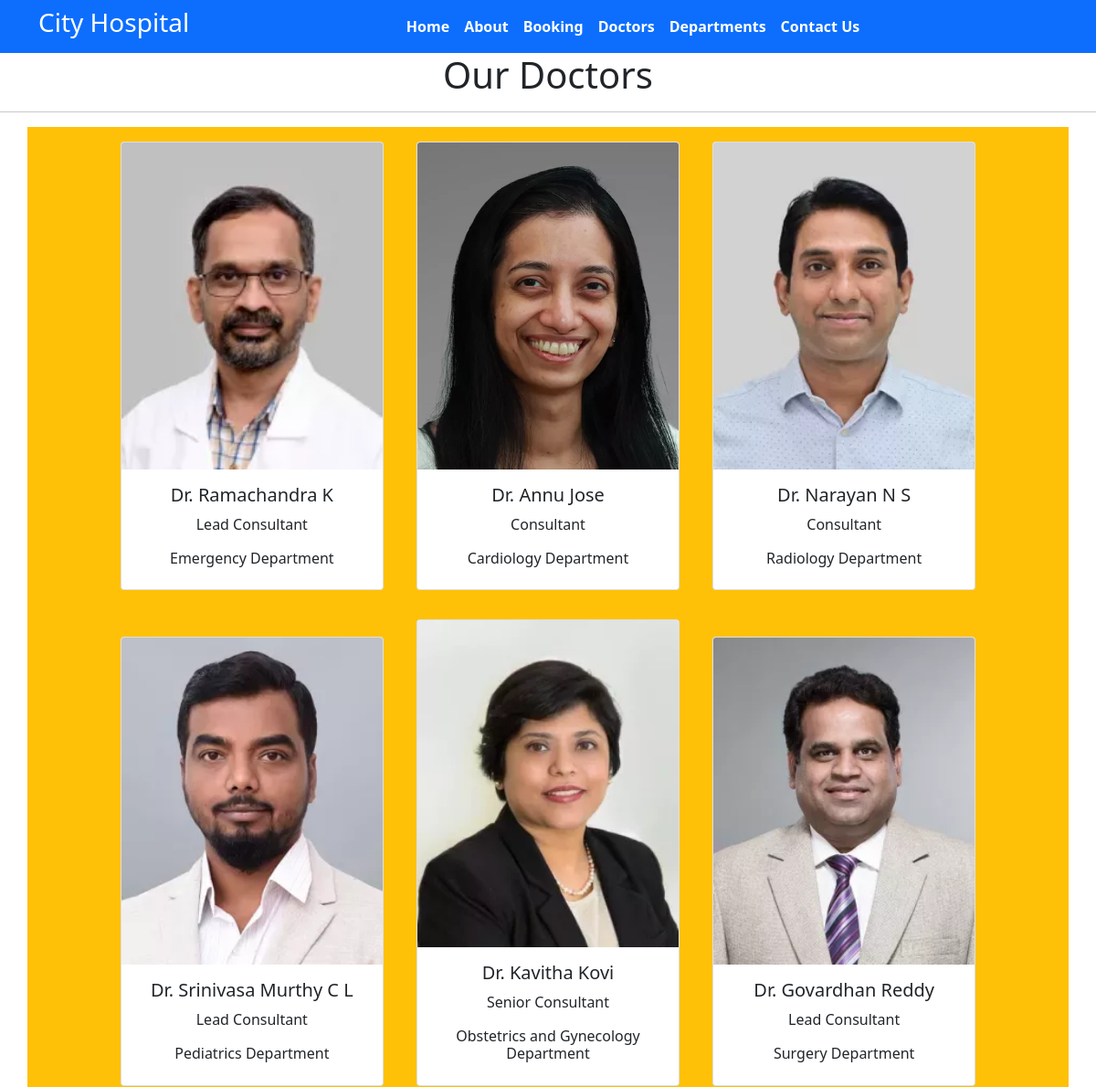
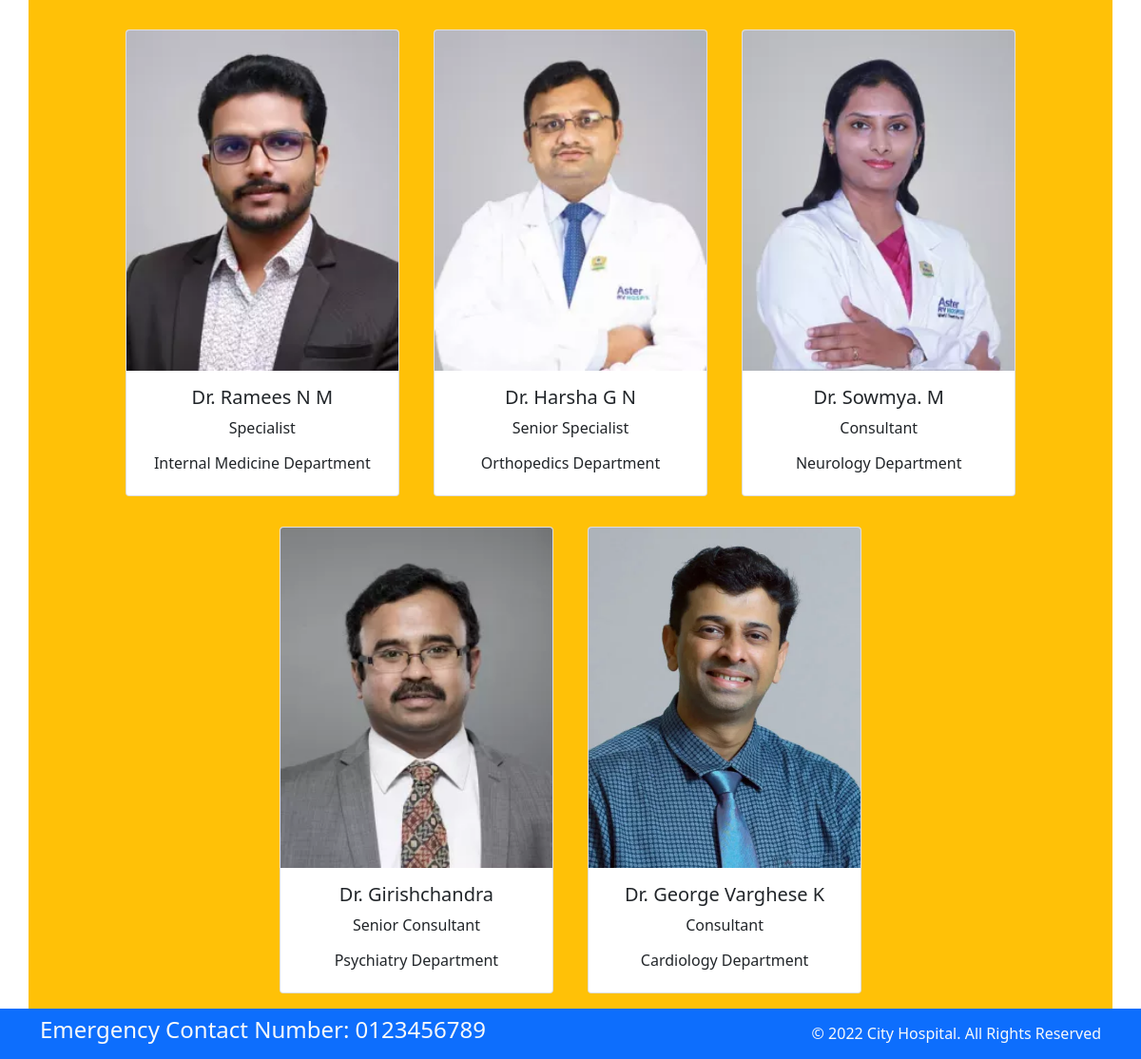
Screenshot of /doctor with the database file from the repository (2 pictures, top to bottom).
### home/models.py (models this page shows, shortened)
class Doctors(models.Model):
    doc_name = models.CharField(max_length=500)
    doc_spec = models.CharField(max_length=500)
    doc_img = models.ImageField(upload_to='doctors')
    dep_name = models.ForeignKey(Departments, on_delete=models.CASCADE)

class Departments(models.Model):
    dept_name = models.CharField(max_length=500)
    dept_desc = models.TextField()
    def __str__(self):
        return self.dept_name

### home/views.py (the view)
# urls.py: path('doctor', views.doctor, name='doctor'),
def doctor(request):
    dict_docs={
        'doctors': Doctors.objects.all()
    }
    return render(request,'doctor.html',dict_docs)

### templates/doctor.html (shortened to what this page needs)
{% extends 'base.html' %}
{% block content %}
    <h1 class="text-center">Our Doctors</h1>
    <hr>
    <div class= "container text-center bg-warning">
    {% for d in doctors %}
        <div class="card text-center mx-3 my-3" style="width: 18rem; display:inline-block">
            <img src="{{d.doc_img.url}}" class="card-img-top" alt="...">
            <div class="card-body">
              <h5 class="card-title">Dr. {{d.doc_name}}</h5>
              <p class="card-text">{{d.doc_spec}}</p>
              <h6>{{d.dep_name}} Department</h6>
            </div>
          </div>
    {% endfor %}
    </div>
{% endblock %}

### templates/base.html (shortened to what this page needs)
{% load static %}
<!DOCTYPE html>
<html>
  <head>
    <link rel="stylesheet"
      href=" https://cdn.jsdelivr.net/npm/bootstrap@5.1.3/dist/css/bootstrap.min.css ">
    <link rel="stylesheet"
      href="https://use.fontawesome.com/releases/v5.2.0/css/all.css">
    <link rel="stylesheet"
      href="{% static '/css/style.css' %}">
  </head>
  <body>
    <nav class="navbar bg-primary navbar-expand-md ">
      <div class="container">
        <div class="col-2 text-left pl-md-0">
          <h3 class="text-white"> City Hospital </h3>
        </div>
        <div
          class="collapse navbar-collapse justify-content-center col-md-8 navbar-collapse-3">
          <ul class="navbar-nav justify-content-center  fw-bold">
            <li class="nav-item active">
              <a class="nav-link text-white" href="{% url 'home' %}">Home </a>
            </li>
            <li class="nav-item">
              <a class="nav-link text-white" href="{% url 'about' %}">About</a>
            </li>
            <li class="nav-item">
              <a class="nav-link text-white" href="{% url 'booking' %}">Booking</a>
            </li>
            <li class="nav-item">
              <a class="nav-link text-white" href="{% url 'doctor' %}">Doctors</a>
            </li>
			 <li class="nav-item">
              <a class="nav-link text-white" href="{% url 'dept' %}">Departments</a>
            </li>
            <li class="nav-item">
              <a class="nav-link text-white" href="{% url 'contact' %}">Contact Us</a>
            </li>
          </ul>
        </div>
      </div>
    </nav>
    {%block content%}
    {%endblock%}
    <section class="">
      <footer class="pt-2 pb-2  bg-primary text-light">
        <div class="container">
          <div class="row align-items-center">
            <div class="col-12 col-md-8">
              <h4>Emergency Contact Number: 0123456789</h4>
            </div>
            <div class="col-12 col-md-4 mt-4 mt-md-0 text-center text-md-end">
              © 2022 City Hospital. All Rights Reserved
            </div>
          </div>
        </div>
      </footer>
    </section>
  </body>
</html>

### rows the page displays
Doctors: doc_img (picture), doc_name "Ramachandra K", doc_spec "Lead Consultant", dep_name "Emergency"
Doctors: doc_img (picture), doc_name "Annu Jose", doc_spec "Consultant", dep_name "Cardiology"
Doctors: doc_img (picture), doc_name "Narayan N S", doc_spec "Consultant", dep_name "Radiology"
Doctors: doc_img (picture), doc_name "Srinivasa Murthy C L", doc_spec "Lead Consultant", dep_name "Pediatrics"
Doctors: doc_img (picture), doc_name "Kavitha Kovi", doc_spec "Senior Consultant", dep_name "Obstetrics and Gynecology"
Doctors: doc_img (picture), doc_name "Govardhan Reddy", doc_spec "Lead Consultant", dep_name "Surgery"
Doctors: doc_img (picture), doc_name "Ramees N M", doc_spec "Specialist", dep_name "Internal Medicine"
Doctors: doc_img (picture), doc_name "Harsha G N", doc_spec "Senior Specialist", dep_name "Orthopedics"
Doctors: doc_img (picture), doc_name "Sowmya. M", doc_spec "Consultant", dep_name "Neurology"
Doctors: doc_img (picture), doc_name "Girishchandra", doc_spec "Senior Consultant", dep_name "Psychiatry"
Doctors: doc_img (picture), doc_name "George Varghese K", doc_spec "Consultant", dep_name "Cardiology"
